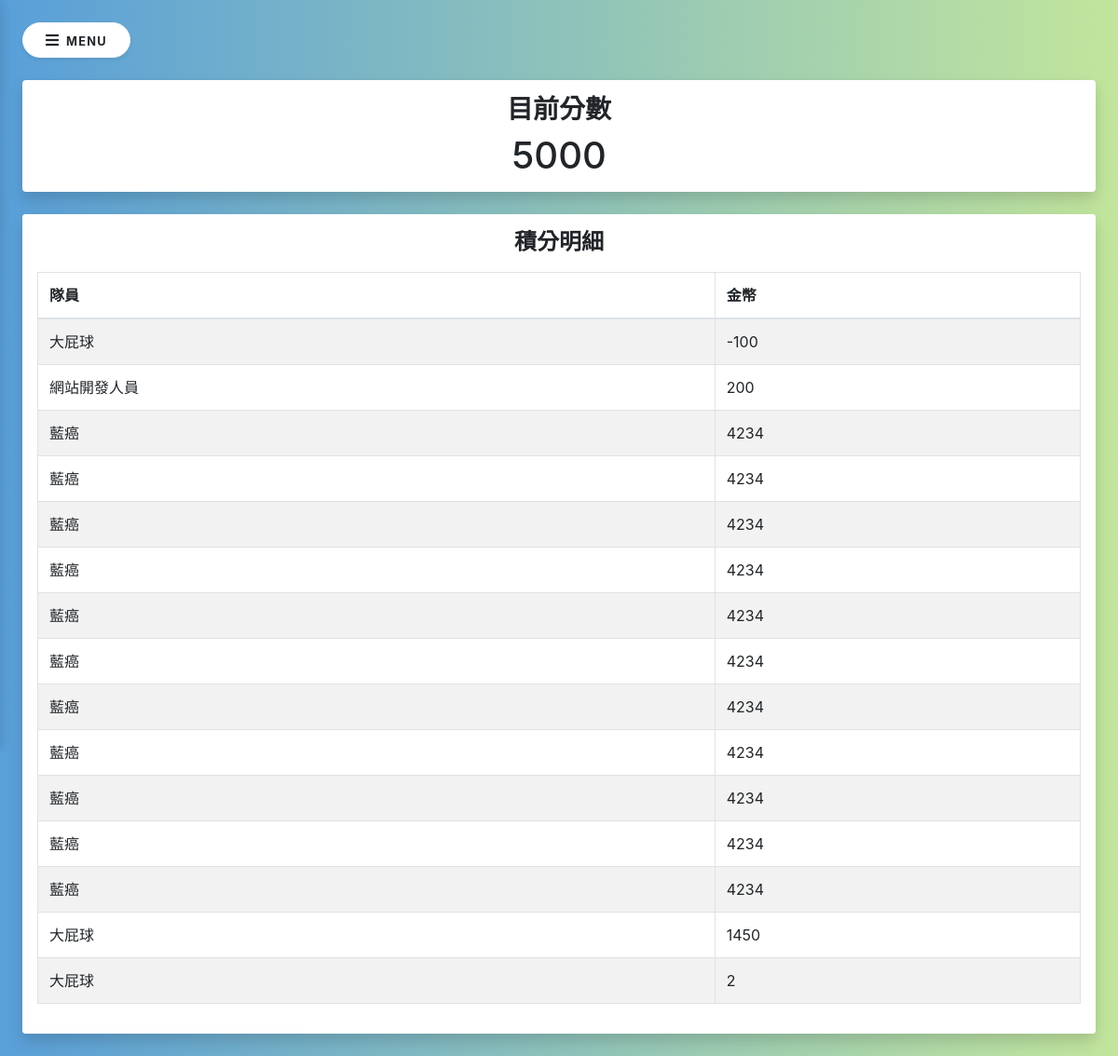
Before: /team (signed in) with the older database file.
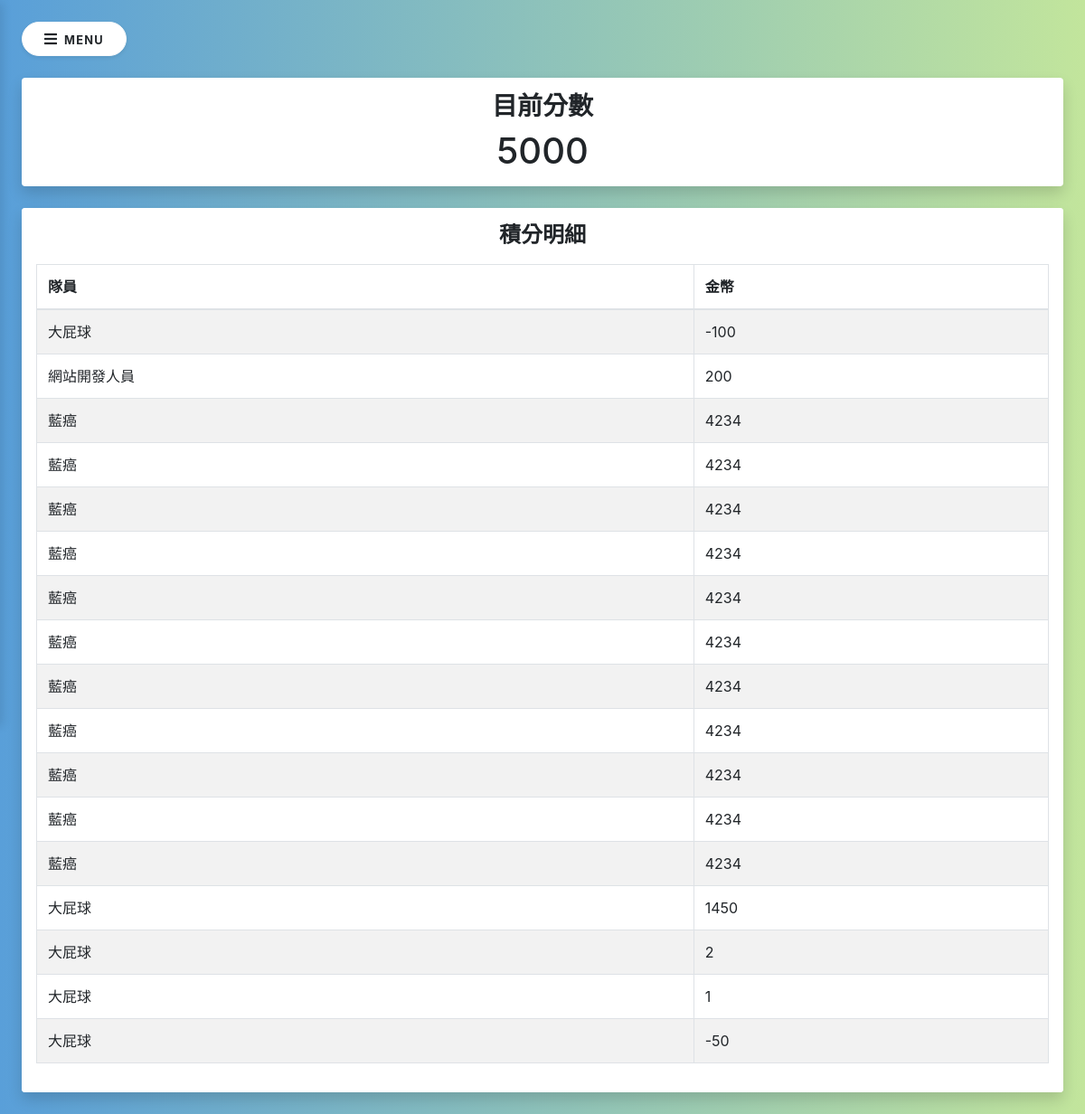
After: the same page with the newer database file.
### main/models.py (models this page shows, shortened)
class User(db.Model, UserMixin):
    id = db.Column(db.Integer, primary_key=True)
    nickname = db.Column(db.String(20), nullable=False, default='nickname')
    account = db.Column(db.String(20), unique=True, nullable=False)
    password = db.Column(db.String(40), nullable=False)
    coins = db.Column(db.Integer, nullable=False, default=0)
    event_id = db.relationship('Event', backref='events', lazy=True)
    team_id = db.Column(db.Integer, db.ForeignKey('team.id'), nullable=False)

class Event(db.Model):
    id = db.Column(db.Integer, primary_key=True)
    coins = db.Column(db.Integer, nullable=False)
    time = db.Column(db.DateTime, nullable=False, default=datetime.utcnow)
    reciever_id = db.Column(db.Integer, db.ForeignKey('user.id'), nullable=False)
    team_event_id = db.Column(db.Integer, db.ForeignKey('team.id'), nullable=False)

### main/routes.py (the view)
@app.route('/team')
def team():
    if current_user.is_authenticated:
        event_list = Event.query.filter_by(team_event_id=1).all()
        user_list = User.query.all()
        return render_template('team.html', title='積分系統', user=current_user,
                                 event_list=event_list, user_list=user_list)
    else:
        return redirect(url_for('login'))

### main/models.py (called while the page is built)
@login_manager.user_loader
def load_user(user_id):
    return User.query.get(int(user_id))

### main/templates/team.html (shortened to what this page needs)
{% extends 'layout.html' %}
{% block content %}
<div class="bg-white rounded shadow border-0 mb-4">
    <h3 style="text-align: center; padding-top: 15px;"><strong>目前分數</strong></h3>
    <h1 style="text-align: center; padding-bottom: 15px;">5000</h1>
</div>
<div class="bg-white rounded shadow border-0">
    <div class="p-3 bg-white rounded">
        <h4 style="text-align: center; padding-bottom: 10px;"><strong>積分明細</strong></h4>
        <div class="table-responsive">
            <table id="example" style="width:100%" class="table table-striped table-bordered">
                <thead>
                    <tr>
                        <th>隊員</th>
                        <th>金幣</th>
                    </tr>
                </thead>
                <tbody>
                    {% for i in event_list %}
                        <tr>
                            <td>{{ user_list[i.reciever_id-1].nickname }}</td>
                            <td>{{ i.coins }}</td>
                        </tr>
                    {% endfor %}
                </tbody>
            </table>
        </div>
    </div>
</div>
{% endblock %}

### main/templates/layout.html (shortened to what this page needs)
<!DOCTYPE html>
<html lang="zh-tw">
    <head>
        <link rel="stylesheet" href="/static/css/style.css">
        <link rel="stylesheet" href="https://stackpath.bootstrapcdn.com/bootstrap/4.4.1/css/bootstrap.min.css">
        <link href="/static/css/all.css" rel="stylesheet">
    </head>
    <body>
        <div class="page-content p-4" style="z-index: 100;">
            <button id="sidebarShow" type="button" class="btn btn-light bg-white rounded-pill shadow-sm px-4 mb-4"><i class="fa fa-bars mr-2"></i><small class="text-uppercase font-weight-bold">Menu</small></button>
            {% block content %}
            {% endblock %}
        </div>
    </body>
</html>

### main/static/css/style.css (style rules this page uses)
.page-content { transition: all 0.4s; }
html { height: 100%; }
body { background: #599fd9; background: -webkit-linear-gradient(to right, #599fd9, #c2e59c); background: linear-gradient(to right, #599fd9, #c2e59c); height: 100vh; overflow-x: hidden; }
.text-uppercase { letter-spacing: 0.1em; }

### main/static/css/all.css (style rules this page uses)
.fa, .fas, .far, .fal, .fad, .fab { -moz-osx-font-smoothing: grayscale; -webkit-font-smoothing: antialiased; display: inline-block; font-style: normal; font-variant: normal; text-rendering: auto; line-height: 1; }
.fa-bars:before { content: "\f0c9"; }
.fa, .fas { font-family: 'Font Awesome 5 Free'; font-weight: 900; }

Changed rows visible on the page:
added Event: {{ user_list[i.reciever_id-1].nickname }} "大屁球", coins "1"
added Event: {{ user_list[i.reciever_id-1].nickname }} "大屁球", coins "-50"
